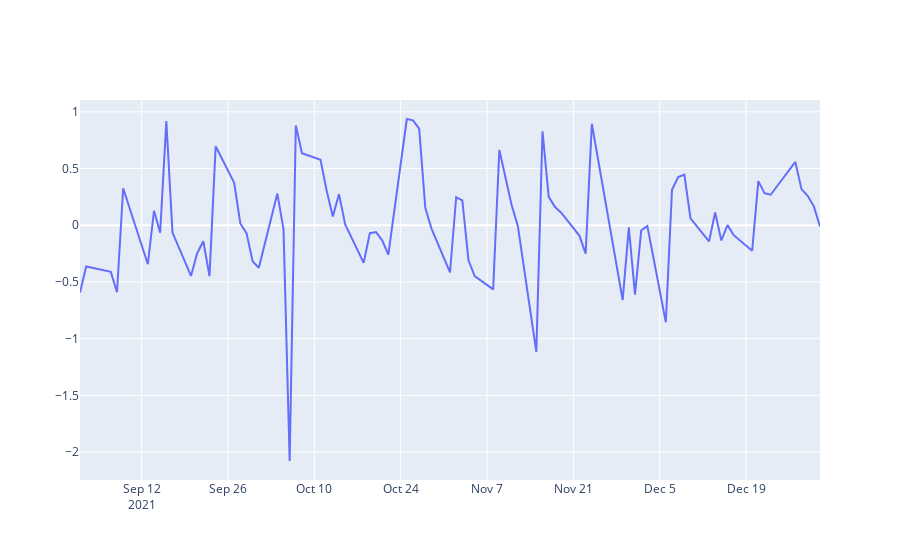

Notebook code for this chart:
### Code cell
dates = new_avg.index

fig = go.Figure()
fig.add_trace(go.Scatter(x=dates, y=improvement_avg,
                    mode='lines',
                    name='Error Improvement Over Baseline'))
fig.show()
